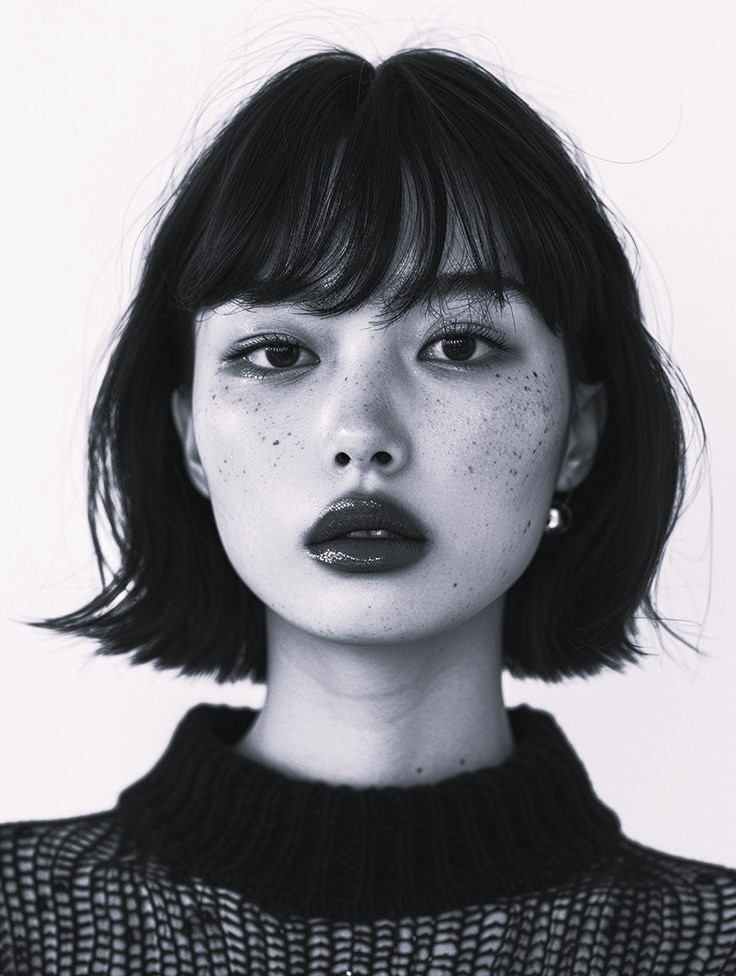
#> input picture portret.jpg, 736 x 976 px
$ python fft_analysis.py
#> lines starting #> are read from the running program, lines starting #| are printed output that depends on the picture; after the words box and inside, x2 and y2 are one past the last pixel; in counts of white or black regions, pixels touching at a corner belong together
import numpy as np
from PIL import Image
import matplotlib.pyplot as plt
from scipy import fftpack

def fft_compression_analysis(image_path):
    """Анализ сжатия изображения с помощью FFT"""
#> called with image_path = 'portret.jpg'

    # Загрузка и преобразование в ч/б
    image = Image.open(image_path).convert('L')
    image_matrix = np.array(image, dtype=float)

    print(f"Размер изображения: {image_matrix.shape}")
#| Размер изображения: (976, 736)

    # Выполняем 2D FFT
    fft_transform = np.fft.fft2(image_matrix)
    fft_shifted = np.fft.fftshift(fft_transform)  # Сдвигаем нулевую частоту в центр

    # Вычисляем амплитуду (модуль) для визуализации
    magnitude_spectrum = np.log(1 + np.abs(fft_shifted))
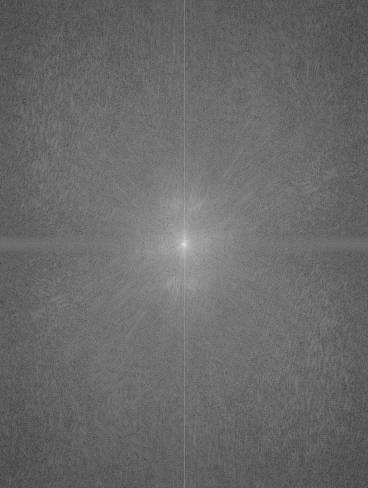
#> magnitude_spectrum: shape (976, 736) float64 (shown at 1/2 size); min 0.917, max 18.36, mean 8.16; drawn with min black and max white

    # Визуализируем исходное изображение и спектр Фурье
    plt.figure(figsize=(15, 5))

    plt.subplot(1, 3, 1)
    plt.imshow(image_matrix, cmap='gray')
    plt.title('Исходное изображение')
    plt.axis('off')

    plt.subplot(1, 3, 2)
    plt.imshow(magnitude_spectrum, cmap='hot')
    plt.title('Спектр Фурье (логарифм амплитуды)')
    plt.axis('off')
    plt.colorbar()

    plt.subplot(1, 3, 3)
    plt.imshow(np.angle(fft_shifted), cmap='hsv')
    plt.title('Фаза Фурье')
    plt.axis('off')
    plt.colorbar()

    plt.tight_layout()
    plt.show()
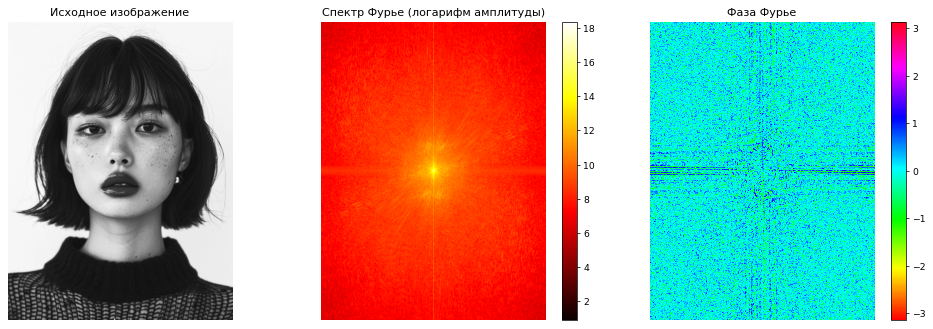
#> figure drawn by matplotlib, 5 panels

    return image_matrix, fft_transform, fft_shifted

def compress_with_fft(fft_coeffs, keep_ratio):
    """
    Сжатие FFT коэффициентов - сохранение только максимальных по модулю коэффициентов
    """
    # Получаем амплитуды коэффициентов
    magnitudes = np.abs(fft_coeffs)

    # Вычисляем порог для сохранения указанного процента коэффициентов
    total_coeffs = fft_coeffs.size
    keep_count = int(total_coeffs * keep_ratio)

    # Находим пороговое значение
    threshold = np.partition(magnitudes.ravel(), -keep_count)[-keep_count]

    # Создаем маску для коэффициентов выше порога
    mask = magnitudes >= threshold

    # Применяем маску - обнуляем малые коэффициенты
    compressed_fft = fft_coeffs * mask

    return compressed_fft, mask

def reconstruct_from_compressed_fft(compressed_fft, original_shape):
    """Восстановление изображения из сжатых FFT коэффициентов"""
    # Обратное FFT преобразование
    reconstructed = np.fft.ifft2(compressed_fft).real

    # Ограничиваем значения в диапазоне 0-255
    reconstructed = np.clip(reconstructed, 0, 255)

    return reconstructed.astype(np.uint8)

def main_fft_analysis():
    """Основная функция анализа FFT сжатия"""

    # Проценты сохранения коэффициентов
    compression_ratios = [0.10, 0.05, 0.01, 0.002]
    ratios_names = ['10%', '5%', '1%', '0.2%']

    # Анализ для портрета
    print("=" * 80)
    print("АНАЛИЗ FFT СЖАТИЯ - ПОРТРЕТ")
    print("=" * 80)

    try:
        image_matrix, fft_transform, fft_shifted = fft_compression_analysis('portret.jpg')

        # Результаты сжатия
        print(f"\n{'Уровень':<10} {'Коэфф.':<8} {'Норма ошибки':<15} {'Сохраняемые':<12}")
        print("-" * 60)

        # Создаем subplot для визуализации результатов
        fig, axes = plt.subplots(2, 3, figsize=(15, 10))
        axes = axes.ravel()

        # Исходное изображение
        axes[0].imshow(image_matrix, cmap='gray')
        axes[0].set_title('Исходное изображение')
        axes[0].axis('off')

        for i, (ratio, name) in enumerate(zip(compression_ratios, ratios_names)):
            # Сжимаем FFT коэффициенты
            compressed_fft, mask = compress_with_fft(fft_transform, ratio)

            # Восстанавливаем изображение
            reconstructed = reconstruct_from_compressed_fft(compressed_fft, image_matrix.shape)

            # Вычисляем норму Фробениуса ошибки
            error_norm = np.linalg.norm(image_matrix - reconstructed, 'fro')

            # Подсчитываем количество сохраняемых коэффициентов
            kept_coeffs = np.sum(mask)
            total_coeffs = mask.size
            kept_percentage = (kept_coeffs / total_coeffs) * 100

            print(f"{name:<10} {ratio:<8.3f} {error_norm:<15.2f} {kept_coeffs:<12} ({kept_percentage:.1f}%)")

            # Визуализируем результат
            axes[i+1].imshow(reconstructed, cmap='gray')
            axes[i+1].set_title(f'Сохранено {name} коэфф.\nОшибка: {error_norm:.1f}')
            axes[i+1].axis('off')
#> this loop made 4 passes
#> (threshold in compress_with_fft, error_norm, kept_coeffs, kept_percentage) on passes 1 to 4: (12859.7, 4578.6, 71833, 10), (22172.6, 5879, 35916, 5), (88082.4, 10770.6, 7183, 1), (253883.9, 16427, 1436, 0.2)
#> (printed output is left out)
#> pass 1, in compress_with_fft, `mask = magnitudes >= threshold`:
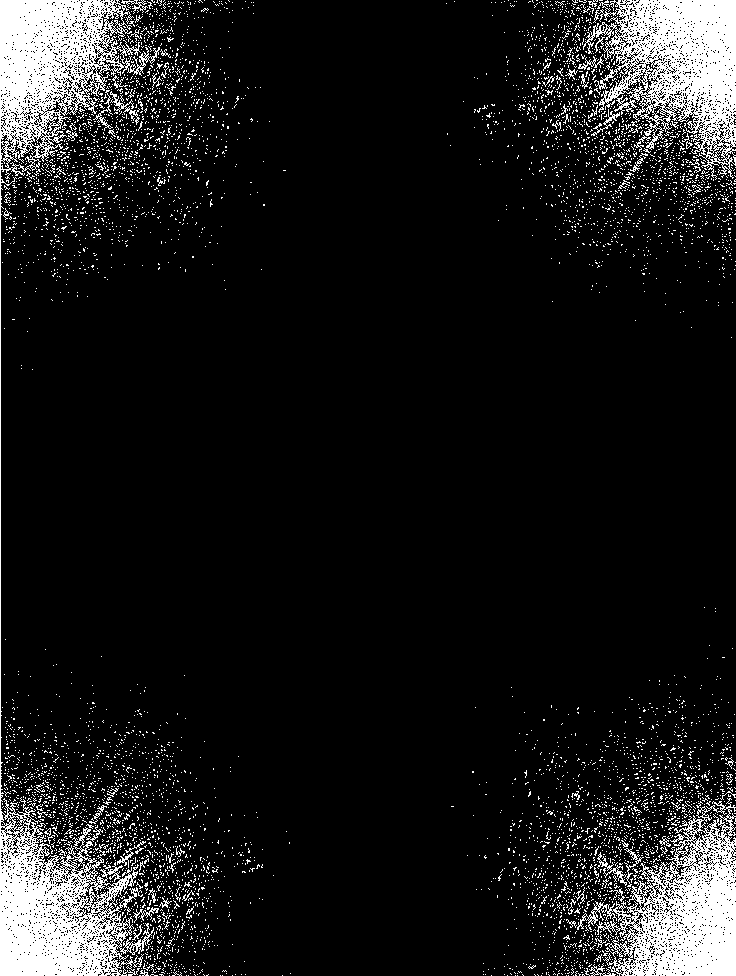
#> mask: shape (976, 736) bool; 10% white; 6124 white regions (6044 under 20 px), largest, box (x1, y1, x2, y2) and area: (0, 0, 160, 976) 27475, (583, 0, 736, 180) 13812, (577, 798, 736, 976) 12611
#> pass 1, in reconstruct_from_compressed_fft, `reconstructed = np.fft.ifft2(compressed_fft).real`:
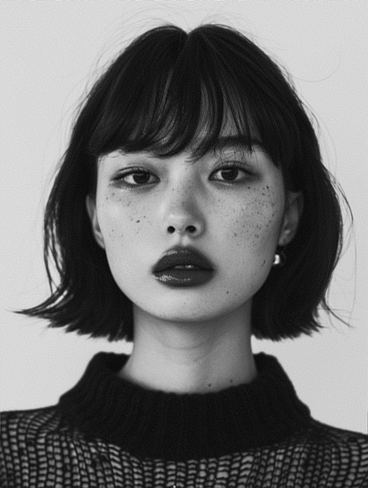
#> reconstructed: shape (976, 736) float64 (shown at 1/2 size); min 0.57, max 289.1, mean 131.2; drawn with min black and max white

        # Скрываем последний subplot если не используется
        if len(compression_ratios) + 1 < len(axes):
            for j in range(len(compression_ratios) + 1, len(axes)):
                axes[j].axis('off')

        plt.tight_layout()
        plt.show()
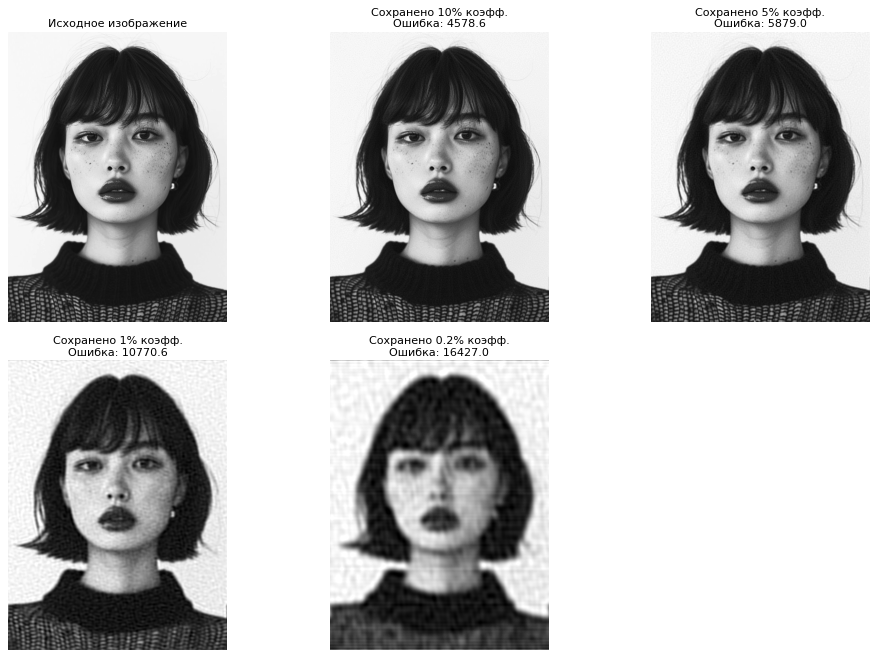
#> figure drawn by matplotlib, 5 panels

        # Дополнительный анализ: визуализация маски сжатия
        visualize_compression_mask(fft_transform, compression_ratios[0])  # Для 10%

    except FileNotFoundError:
        print("Файл 'portret.jpg' не найден!")
        return

def visualize_compression_mask(fft_coeffs, ratio):
    """Визуализация того, какие коэффициенты сохраняются"""
#> called with fft_coeffs = array of shape (976, 736), ratio = 0.1
    compressed_fft, mask = compress_with_fft(fft_coeffs, ratio)

    # Сдвигаем для визуализации
    mask_shifted = np.fft.fftshift(mask.astype(float))
#> mask_shifted: shape (976, 736) float64; values 0 (black) and 1 (white), 10% white; 6073 white regions (6000 under 20 px), largest, box (x1, y1, x2, y2) and area: (209, 0, 528, 976) 54256, (229, 364, 259, 398) 205, (478, 579, 508, 613) 205

    plt.figure(figsize=(12, 5))

    plt.subplot(1, 2, 1)
    plt.imshow(mask_shifted, cmap='gray')
    plt.title(f'Маска сохранения коэффициентов ({ratio*100:.1f}%)')
    plt.axis('off')
    plt.colorbar()

    plt.subplot(1, 2, 2)
    # Показываем спектр с сохраненными коэффициентами
    compressed_shifted = np.fft.fftshift(compressed_fft)
    magnitude = np.log(1 + np.abs(compressed_shifted))
    plt.imshow(magnitude, cmap='hot')
    plt.title(f'Спектр после сжатия ({ratio*100:.1f}%)')
    plt.axis('off')
    plt.colorbar()

    plt.tight_layout()
    plt.show()
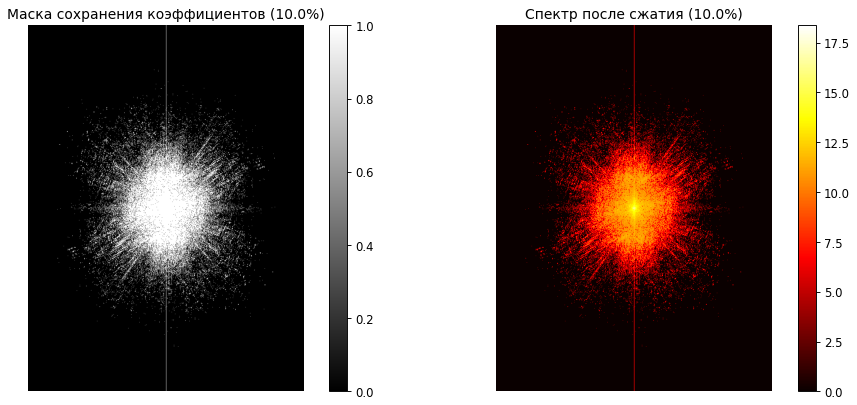
#> figure drawn by matplotlib, 4 panels

def advanced_fft_analysis(image_path):
    """Расширенный анализ FFT с различными стратегиями сжатия"""
#> called with image_path = 'portret.jpg'

    image = Image.open(image_path).convert('L')
    image_matrix = np.array(image, dtype=float)
    fft_transform = np.fft.fft2(image_matrix)

    ratios = [0.10, 0.05, 0.01, 0.002]

    print("\n" + "="*80)
    print("РАСШИРЕННЫЙ АНАЛИЗ FFT СЖАТИЯ")
    print("="*80)
    print(f"{'Метод':<15} {'Уровень':<10} {'Коэфф.':<8} {'Ошибка':<12} {'PSNR':<10}")
    print("-" * 70)

    for ratio in ratios:
        # Метод 1: Сохранение максимальных коэффициентов (как в основном задании)
        compressed_fft1, _ = compress_with_fft(fft_transform, ratio)
        reconstructed1 = reconstruct_from_compressed_fft(compressed_fft1, image_matrix.shape)
        error1 = np.linalg.norm(image_matrix - reconstructed1, 'fro')
        psnr1 = 20 * np.log10(255.0 / (error1 / np.sqrt(image_matrix.size)))

        print(f"{'Макс. коэфф.':<15} {ratio*100:<9.1f}% {ratio:<8.3f} {error1:<12.2f} {psnr1:<10.2f}")

        # Метод 2: Сохранение низкочастотных коэффициентов
        compressed_fft2 = keep_low_frequencies(fft_transform, ratio)
        reconstructed2 = reconstruct_from_compressed_fft(compressed_fft2, image_matrix.shape)
        error2 = np.linalg.norm(image_matrix - reconstructed2, 'fro')
        psnr2 = 20 * np.log10(255.0 / (error2 / np.sqrt(image_matrix.size)))

        print(f"{'Низкие частоты':<15} {ratio*100:<9.1f}% {ratio:<8.3f} {error2:<12.2f} {psnr2:<10.2f}")
#> this loop made 4 passes
#> (threshold in compress_with_fft, error1, psnr1, error2) on passes 1 to 4: (12859.7, 4578.6, 33.48, 137274.7), (22172.6, 5879, 31.31, 137285.1), (88082.4, 10770.6, 26.05, 137290.1), (253883.9, 16427, 22.38, 137290.4)
#> (printed output is left out)
#> pass 1, in reconstruct_from_compressed_fft (call 6), `reconstructed = np.clip(reconstructed, 0, 255)`:
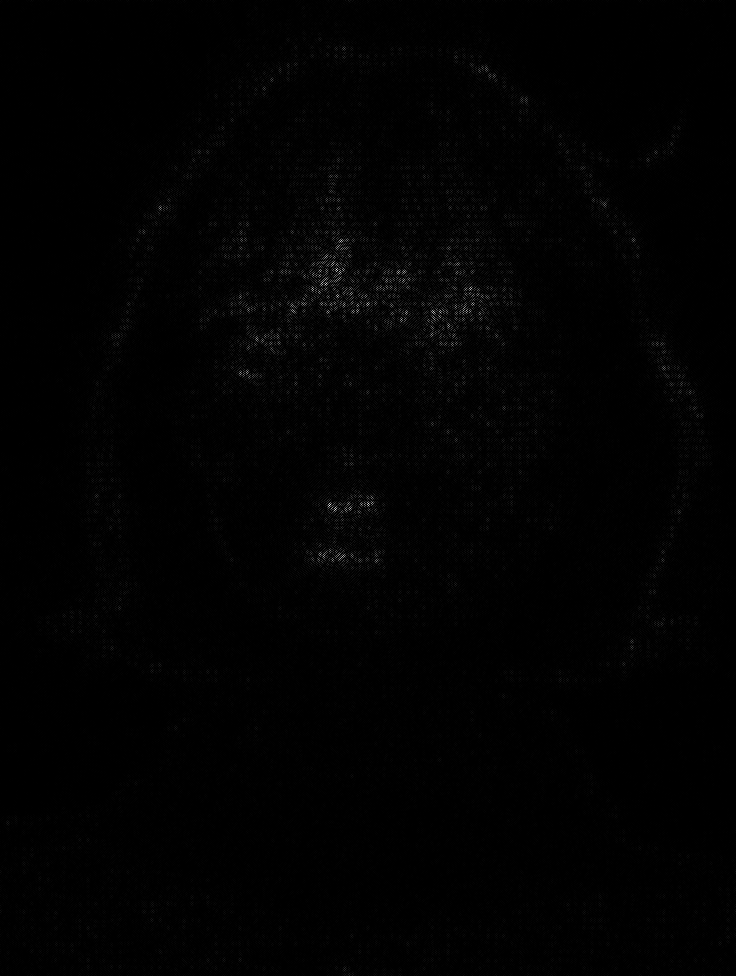
#> reconstructed: shape (976, 736) float64; min 0, max 13.93, mean 0.107; drawn with min black and max white

def keep_low_frequencies(fft_coeffs, ratio):
    """Альтернативный метод: сохранение низкочастотных коэффициентов"""
    rows, cols = fft_coeffs.shape
    center_r, center_c = rows // 2, cols // 2

    # Вычисляем радиус для сохранения указанного процента коэффициентов
    total_coeffs = rows * cols
    target_coeffs = int(total_coeffs * ratio)

    # Находим радиус, который содержит нужное количество коэффициентов
    radius = 1
    while True:
        area = np.pi * radius * radius
        if area >= target_coeffs:
            break
        radius += 1

    # Создаем маску для низкочастотных коэффициентов
    mask = np.zeros_like(fft_coeffs, dtype=bool)

    for i in range(rows):
        for j in range(cols):
            dist = np.sqrt((i - center_r)**2 + (j - center_c)**2)
            if dist <= radius:
                mask[i, j] = True

    return fft_coeffs * mask

# Запуск анализа
if __name__ == "__main__":
    main_fft_analysis()

    # Дополнительный расширенный анализ
    try:
        advanced_fft_analysis('portret.jpg')
    except FileNotFoundError:
        print("Файл 'portret.jpg' не найден для расширенного анализа")

$ run again, with 1.jpg copied over portret.jpg
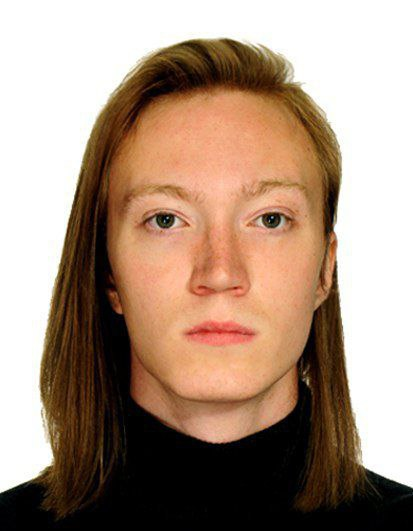
#> input picture 1.jpg, 413 x 531 px
#| Размер изображения: (531, 413)
#> the loop in main_fft_analysis, `for i, (ratio, name) in enumerate(zip(compression_ratios, ratios_names..` made 4 passes
#> (threshold in compress_with_fft, error_norm, kept_coeffs, kept_percentage) on passes 1 to 4: (6443.4, 1884.8, 21931, 10), (11067.2, 2626.7, 10965, 5), (47782.9, 4941.5, 2193, 1), (182262.8, 9124.7, 438, 0.2)
#> (printed output is left out)
#> pass 1, in compress_with_fft, `mask = magnitudes >= threshold`:
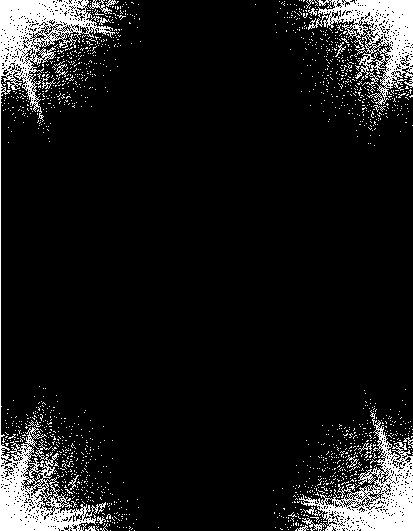
#> mask: shape (531, 413) bool; 10% white; 1456 white regions (1436 under 20 px), largest, box (x1, y1, x2, y2) and area: (0, 0, 115, 531) 9366, (299, 410, 413, 531) 4536, (308, 0, 413, 105) 4283
#> mask_shifted: shape (531, 413) float64; values 0 (black) and 1 (white), 10% white; 1435 white regions (1422 under 20 px), largest, box (x1, y1, x2, y2) and area: (92, 0, 321, 531) 18503, (151, 177, 165, 192) 58, (248, 339, 262, 354) 58
#> the loop in advanced_fft_analysis, `for ratio in ratios:` made 4 passes
#> (threshold in compress_with_fft, error1, psnr1, error2) on passes 1 to 4: (6443.4, 1884.8, 36.04, 84537.1), (11067.2, 2626.7, 33.15, 84538.7), (47782.9, 4941.5, 27.66, 84539.1), (182262.8, 9124.7, 22.34, 84539.1)
#> (printed output is left out)
#> pass 1, in reconstruct_from_compressed_fft (call 6), `reconstructed = np.clip(reconstructed, 0, 255)`:
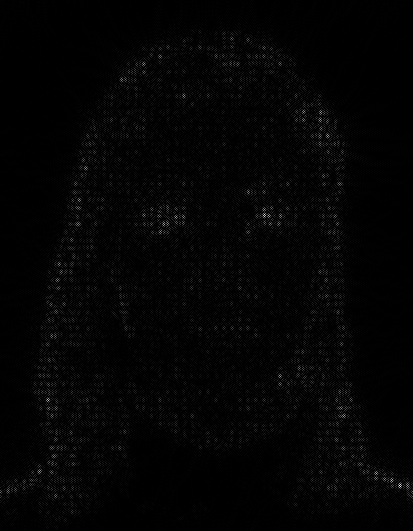
#> reconstructed: shape (531, 413) float64; min 0, max 4.62, mean 0.0728; drawn with min black and max white

$ run again, with nature.jpg copied over portret.jpg
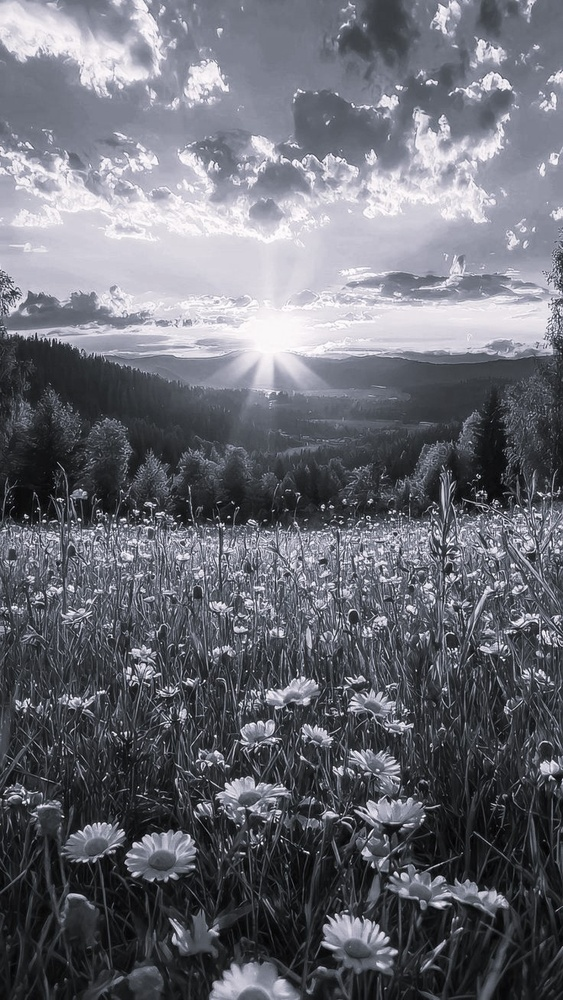
#> input picture nature.jpg, 563 x 1000 px, shrunk from 736 x 1308 before the run
#| Размер изображения: (1000, 563)
#> the loop in main_fft_analysis, `for i, (ratio, name) in enumerate(zip(compression_ratios, ratios_names..` made 4 passes
#> (threshold in compress_with_fft, error_norm, kept_coeffs, kept_percentage) on passes 1 to 4: (29750.5, 11776.5, 56300, 10), (40726, 14082.2, 28150, 5), (85454.1, 17945, 5630, 1), (200383.3, 21057.5, 1126, 0.2)
#> (printed output is left out)
#> mask_shifted: shape (1000, 563) float64; values 0 (black) and 1 (white), 10% white in thin lines or dots
#> in visualize_compression_mask, `plt.show()`:
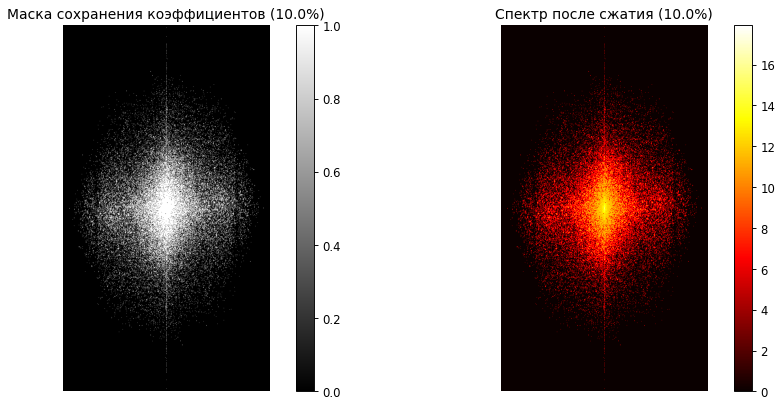
#> figure drawn by matplotlib, 4 panels
#> the loop in advanced_fft_analysis, `for ratio in ratios:` made 4 passes
#> (threshold in compress_with_fft, error1, psnr1, error2, psnr2) on passes 1 to 4: (29750.5, 11776.5, 24.22, 94609.5, 6.12), (40726, 14082.2, 22.66, 94725.9, 6.11), (85454.1, 17945, 20.56, 94805.3, 6.1), (200383.3, 21057.5, 19.17, 94812.7, 6.1)
#> (printed output is left out)
#> pass 1, in reconstruct_from_compressed_fft (call 6), `reconstructed = np.clip(reconstructed, 0, 255)`:
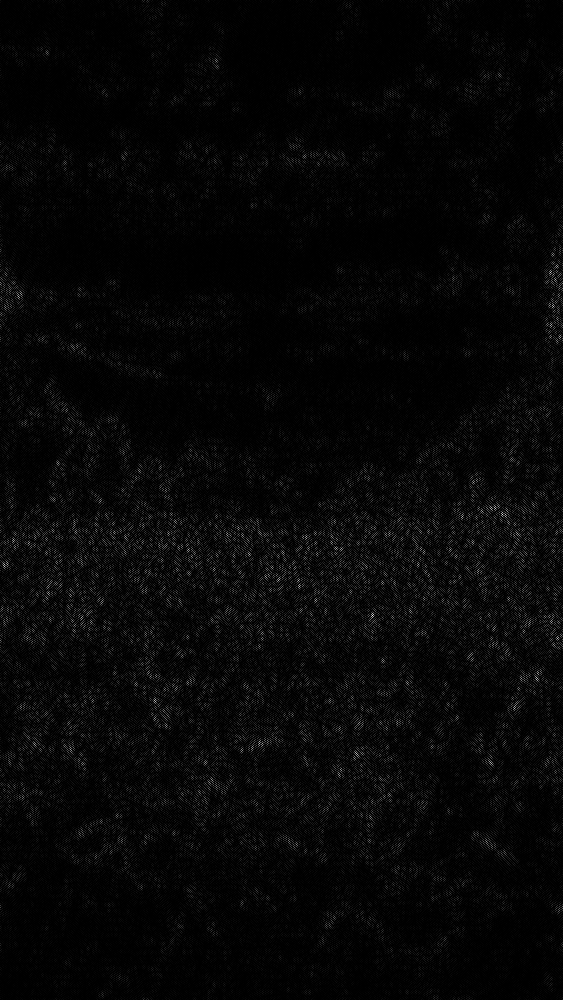
#> reconstructed: shape (1000, 563) float64; min 0, max 19.87, mean 0.518; drawn with min black and max white
